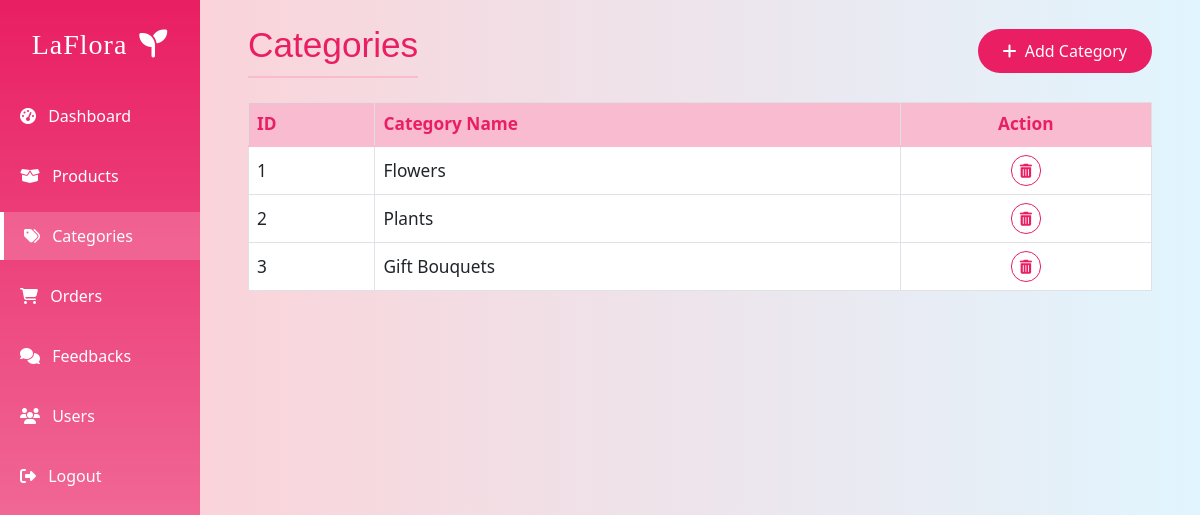
Screenshot of /views/admin/categories.php (signed in) with the database file from the repository.
### tables this page shows
CREATE TABLE `category` (
  `id` int(11) NOT NULL,
  `category_name` varchar(100) NOT NULL
);

### views/admin/categories.php (the view, shortened to what this page needs)
<?php
require_once '../../config/db.php';
$categories = [];
$stmt = $conn->query('SELECT id, category_name FROM category ORDER BY id ASC');
if ($stmt) {
    $categories = $stmt->fetchAll(PDO::FETCH_ASSOC);
}
?>
<!DOCTYPE html>
<html lang="en">
<head>
    <link href="https://cdnjs.cloudflare.com/ajax/libs/bootstrap/5.3.0/css/bootstrap.min.css" rel="stylesheet">
    <link href="https://cdnjs.cloudflare.com/ajax/libs/font-awesome/6.4.0/css/all.min.css" rel="stylesheet">
    <link rel="stylesheet" href="./public/css/main.css">
</head>
<body>
    <div class="container-fluid min-vh-100 admin-bg">
        <div class="row h-100">
            <?php include_once('./includes/admin_nav.php'); ?>
            <main class="col-md-9 col-lg-10 ms-sm-auto px-md-5 py-4">
                <div class="d-flex justify-content-between align-items-center mb-4">
                    <h1 class="admin-title mb-0">Categories</h1>
                    <a href="./category_add.php" class="btn btn-theme"><i class="fas fa-plus me-1"></i> Add Category</a>
                </div>
                <div class="table-responsive">
                    <table class="table table-bordered align-middle bg-white category-table">
                        <thead class="table-light">
                            <tr>
                                <th>ID</th>
                                <th>Category Name</th>
                                <th class="text-center">Action</th>
                            </tr>
                        </thead>
                        <tbody>
                            <?php if (!empty($categories)): ?>
                                <?php foreach ($categories as $cat): ?>
                                    <tr>
                                        <td><?php echo htmlspecialchars($cat['id']); ?></td>
                                        <td><?php echo htmlspecialchars($cat['category_name']); ?></td>
                                        <td class="text-center">
                                            <form method="post" action="" style="display:inline;">
                                                <button type="submit" class="btn btn-sm btn-outline-danger" title="Delete"><i class="fas fa-trash-alt"></i></button>
                                            </form>
                                        </td>
                                    </tr>
                                <?php endforeach; ?>
                            <?php else: ?>
                                <tr>
                                    <td colspan="3" class="text-center">No categories found.</td>
                                </tr>
                            <?php endif; ?>
                        </tbody>
                    </table>
                </div>
            </main>
        </div>
    </div>
</body>
</html>

### views/admin/public/css/main.css (style rules this page uses)
.admin-bg { background: linear-gradient(to right, #ffcdd2, #e1f5fe); min-height: 100vh; }
.admin-title { color: #e91e63; font-size: 2.2rem; font-family: 'Arial', sans-serif; margin-bottom: 25px; padding-bottom: 10px; border-bottom: 2px solid #f8bbd0; }
.btn-theme { background: #e91e63; color: #fff; border-radius: 25px; padding: 10px 25px; border: none; font-weight: 500; transition: background 0.2s; }
.category-table th, .category-table td { vertical-align: middle; font-size: 1.08rem; }
.category-table th { color: #e91e63; font-weight: 600; background: #f8bbd0 !important; border-bottom: 2px solid #f8bbd0; }
.category-table tr { transition: background 0.15s; }
.category-table .btn-outline-danger { border-radius: 20px; font-weight: 500; border-color: #e91e63; color: #e91e63; }

### rows the page displays
category: id "1", category_name "Flowers"
category: id "2", category_name "Plants"
category: id "3", category_name "Gift Bouquets"
